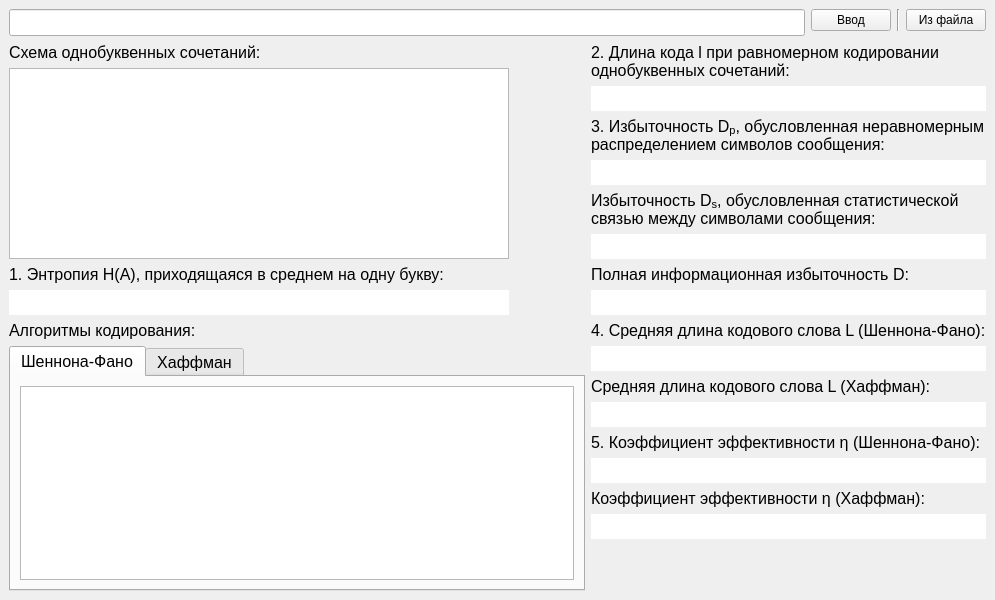
<?xml version="1.0" encoding="UTF-8"?>
<ui version="4.0">
 <class>MainWindow</class>
 <widget class="QMainWindow" name="MainWindow">
  <property name="geometry">
   <rect>
    <x>0</x>
    <y>0</y>
    <width>995</width>
    <height>600</height>
   </rect>
  </property>
  <property name="windowTitle">
   <string>Лабораторная №3. Оптимальное кодирование. Катунин. С.</string>
  </property>
  <widget class="QWidget" name="centralwidget">
   <layout class="QGridLayout" name="gridLayout_4">
    <item row="4" column="1" colspan="6">
     <layout class="QVBoxLayout" name="verticalLayout" stretch="0,0,0,0,0,0,0,0,0,0,0,0,0,0,0,0,0">
      <property name="sizeConstraint">
       <enum>QLayout::SetMaximumSize</enum>
      </property>
      <item>
       <widget class="QLabel" name="label_lengthOfCode">
        <property name="text">
         <string>&lt;html&gt;&lt;head/&gt;&lt;body&gt;&lt;p&gt;&lt;span style=&quot; font-size:12pt;&quot;&gt;2. Длина кода l при равномерном кодировании однобуквенных сочетаний:&lt;/span&gt;&lt;/p&gt;&lt;/body&gt;&lt;/html&gt;</string>
        </property>
        <property name="wordWrap">
         <bool>true</bool>
        </property>
       </widget>
      </item>
      <item>
       <widget class="QLineEdit" name="lineEdit_lengthOfCode">
        <property name="font">
         <font>
          <pointsize>12</pointsize>
         </font>
        </property>
        <property name="toolTip">
         <string>&lt;html&gt;&lt;head/&gt;&lt;body&gt;&lt;p&gt;&lt;img src=&quot;:/5.gif&quot;/&gt;&lt;/p&gt;&lt;/body&gt;&lt;/html&gt;</string>
        </property>
        <property name="frame">
         <bool>false</bool>
        </property>
        <property name="readOnly">
         <bool>true</bool>
        </property>
       </widget>
      </item>
      <item>
       <widget class="QLabel" name="label_Dp">
        <property name="text">
         <string>&lt;html&gt;&lt;head/&gt;&lt;body&gt;&lt;p&gt;&lt;span style=&quot; font-size:12pt;&quot;&gt;3. Избыточность D&lt;/span&gt;&lt;span style=&quot; font-size:12pt; vertical-align:sub;&quot;&gt;p&lt;/span&gt;&lt;span style=&quot; font-size:12pt;&quot;&gt;, обусловленная неравномерным распределением символов сообщения:&lt;/span&gt;&lt;/p&gt;&lt;/body&gt;&lt;/html&gt;</string>
        </property>
        <property name="wordWrap">
         <bool>true</bool>
        </property>
       </widget>
      </item>
      <item>
       <widget class="QLineEdit" name="lineEdit_Dp">
        <property name="font">
         <font>
          <pointsize>12</pointsize>
         </font>
        </property>
        <property name="toolTip">
         <string>&lt;html&gt;&lt;head/&gt;&lt;body&gt;&lt;p&gt;&lt;img src=&quot;:/6.gif&quot;/&gt;&lt;/p&gt;&lt;/body&gt;&lt;/html&gt;</string>
        </property>
        <property name="frame">
         <bool>false</bool>
        </property>
        <property name="readOnly">
         <bool>true</bool>
        </property>
       </widget>
      </item>
      <item>
       <widget class="QLabel" name="label_Ds">
        <property name="text">
         <string>&lt;html&gt;&lt;head/&gt;&lt;body&gt;&lt;p&gt;&lt;span style=&quot; font-size:12pt;&quot;&gt;Избыточность D&lt;/span&gt;&lt;span style=&quot; font-size:12pt; vertical-align:sub;&quot;&gt;s&lt;/span&gt;&lt;span style=&quot; font-size:12pt;&quot;&gt;, обусловленная статистической связью между символами сообщения:&lt;/span&gt;&lt;/p&gt;&lt;/body&gt;&lt;/html&gt;</string>
        </property>
        <property name="wordWrap">
         <bool>true</bool>
        </property>
       </widget>
      </item>
      <item>
       <widget class="QLineEdit" name="lineEdit_Ds">
        <property name="font">
         <font>
          <pointsize>12</pointsize>
         </font>
        </property>
        <property name="toolTip">
         <string>&lt;html&gt;&lt;head/&gt;&lt;body&gt;&lt;p&gt;&lt;img src=&quot;:/7.gif&quot;/&gt;&lt;/p&gt;&lt;/body&gt;&lt;/html&gt;</string>
        </property>
        <property name="frame">
         <bool>false</bool>
        </property>
        <property name="readOnly">
         <bool>true</bool>
        </property>
       </widget>
      </item>
      <item>
       <widget class="QLabel" name="label_D">
        <property name="text">
         <string>&lt;html&gt;&lt;head/&gt;&lt;body&gt;&lt;p&gt;&lt;span style=&quot; font-size:12pt;&quot;&gt;Полная информационная избыточность D:&lt;/span&gt;&lt;/p&gt;&lt;/body&gt;&lt;/html&gt;</string>
        </property>
       </widget>
      </item>
      <item>
       <widget class="QLineEdit" name="lineEdit_D">
        <property name="font">
         <font>
          <pointsize>12</pointsize>
         </font>
        </property>
        <property name="toolTip">
         <string>&lt;html&gt;&lt;head/&gt;&lt;body&gt;&lt;p&gt;&lt;img src=&quot;:/8.gif&quot;/&gt;&lt;/p&gt;&lt;/body&gt;&lt;/html&gt;</string>
        </property>
        <property name="frame">
         <bool>false</bool>
        </property>
        <property name="readOnly">
         <bool>true</bool>
        </property>
       </widget>
      </item>
      <item>
       <widget class="QLabel" name="label_L">
        <property name="text">
         <string>&lt;html&gt;&lt;head/&gt;&lt;body&gt;&lt;p&gt;&lt;span style=&quot; font-size:12pt;&quot;&gt;4. Средняя длина кодового слова L (Шеннона-Фано):&lt;/span&gt;&lt;/p&gt;&lt;/body&gt;&lt;/html&gt;</string>
        </property>
       </widget>
      </item>
      <item>
       <widget class="QLineEdit" name="lineEdit_L">
        <property name="font">
         <font>
          <pointsize>12</pointsize>
         </font>
        </property>
        <property name="frame">
         <bool>false</bool>
        </property>
        <property name="readOnly">
         <bool>true</bool>
        </property>
       </widget>
      </item>
      <item>
       <widget class="QLabel" name="label_L2">
        <property name="text">
         <string>&lt;html&gt;&lt;head/&gt;&lt;body&gt;&lt;p&gt;&lt;span style=&quot; font-size:12pt;&quot;&gt;Средняя длина кодового слова L (Хаффман):&lt;/span&gt;&lt;/p&gt;&lt;/body&gt;&lt;/html&gt;</string>
        </property>
       </widget>
      </item>
      <item>
       <widget class="QLineEdit" name="lineEdit_L2">
        <property name="font">
         <font>
          <pointsize>12</pointsize>
         </font>
        </property>
        <property name="frame">
         <bool>false</bool>
        </property>
        <property name="readOnly">
         <bool>true</bool>
        </property>
       </widget>
      </item>
      <item>
       <widget class="QLabel" name="label_koef">
        <property name="font">
         <font>
          <pointsize>8</pointsize>
         </font>
        </property>
        <property name="text">
         <string>&lt;html&gt;&lt;head/&gt;&lt;body&gt;&lt;p&gt;&lt;span style=&quot; font-size:12pt;&quot;&gt;5. Коэффициент эффективности η (Шеннона-Фано):&lt;/span&gt;&lt;/p&gt;&lt;/body&gt;&lt;/html&gt;</string>
        </property>
       </widget>
      </item>
      <item>
       <widget class="QLineEdit" name="lineEdit_koef">
        <property name="font">
         <font>
          <pointsize>12</pointsize>
         </font>
        </property>
        <property name="frame">
         <bool>false</bool>
        </property>
        <property name="readOnly">
         <bool>true</bool>
        </property>
       </widget>
      </item>
      <item>
       <widget class="QLabel" name="label_koef2">
        <property name="text">
         <string>&lt;html&gt;&lt;head/&gt;&lt;body&gt;&lt;p&gt;&lt;span style=&quot; font-size:12pt;&quot;&gt;Коэффициент эффективности η (Хаффман):&lt;/span&gt;&lt;/p&gt;&lt;/body&gt;&lt;/html&gt;</string>
        </property>
       </widget>
      </item>
      <item>
       <widget class="QLineEdit" name="lineEdit_koef2">
        <property name="font">
         <font>
          <pointsize>12</pointsize>
         </font>
        </property>
        <property name="frame">
         <bool>false</bool>
        </property>
        <property name="readOnly">
         <bool>true</bool>
        </property>
       </widget>
      </item>
      <item>
       <spacer name="verticalSpacer">
        <property name="orientation">
         <enum>Qt::Vertical</enum>
        </property>
        <property name="sizeHint" stdset="0">
         <size>
          <width>20</width>
          <height>40</height>
         </size>
        </property>
       </spacer>
      </item>
     </layout>
    </item>
    <item row="0" column="4">
     <widget class="QPushButton" name="pushButton_finishText">
      <property name="sizePolicy">
       <sizepolicy hsizetype="Fixed" vsizetype="Fixed">
        <horstretch>0</horstretch>
        <verstretch>0</verstretch>
       </sizepolicy>
      </property>
      <property name="text">
       <string>Ввод</string>
      </property>
     </widget>
    </item>
    <item row="0" column="6">
     <widget class="QPushButton" name="pushButton_fromFile">
      <property name="sizePolicy">
       <sizepolicy hsizetype="Fixed" vsizetype="Fixed">
        <horstretch>0</horstretch>
        <verstretch>0</verstretch>
       </sizepolicy>
      </property>
      <property name="text">
       <string>Из файла</string>
      </property>
     </widget>
    </item>
    <item row="4" column="0">
     <layout class="QVBoxLayout" name="verticalLayout_2">
      <property name="sizeConstraint">
       <enum>QLayout::SetDefaultConstraint</enum>
      </property>
      <item>
       <widget class="QLabel" name="label_schema1">
        <property name="minimumSize">
         <size>
          <width>405</width>
          <height>0</height>
         </size>
        </property>
        <property name="maximumSize">
         <size>
          <width>405</width>
          <height>16777215</height>
         </size>
        </property>
        <property name="font">
         <font>
          <pointsize>12</pointsize>
         </font>
        </property>
        <property name="text">
         <string>Схема однобуквенных сочетаний:</string>
        </property>
       </widget>
      </item>
      <item>
       <widget class="QTableWidget" name="tableWidget_single">
        <property name="sizePolicy">
         <sizepolicy hsizetype="Preferred" vsizetype="Expanding">
          <horstretch>0</horstretch>
          <verstretch>0</verstretch>
         </sizepolicy>
        </property>
        <property name="maximumSize">
         <size>
          <width>500</width>
          <height>16777215</height>
         </size>
        </property>
        <property name="font">
         <font>
          <pointsize>12</pointsize>
         </font>
        </property>
        <property name="editTriggers">
         <set>QAbstractItemView::NoEditTriggers</set>
        </property>
        <property name="gridStyle">
         <enum>Qt::SolidLine</enum>
        </property>
        <attribute name="horizontalHeaderVisible">
         <bool>false</bool>
        </attribute>
        <attribute name="horizontalHeaderCascadingSectionResizes">
         <bool>false</bool>
        </attribute>
        <attribute name="horizontalHeaderMinimumSectionSize">
         <number>35</number>
        </attribute>
        <attribute name="horizontalHeaderDefaultSectionSize">
         <number>120</number>
        </attribute>
        <attribute name="horizontalHeaderShowSortIndicator" stdset="0">
         <bool>false</bool>
        </attribute>
        <attribute name="horizontalHeaderStretchLastSection">
         <bool>true</bool>
        </attribute>
        <attribute name="verticalHeaderVisible">
         <bool>false</bool>
        </attribute>
        <attribute name="verticalHeaderMinimumSectionSize">
         <number>19</number>
        </attribute>
        <column>
         <property name="text">
          <string>№</string>
         </property>
         <property name="font">
          <font>
           <pointsize>11</pointsize>
          </font>
         </property>
        </column>
        <column>
         <property name="text">
          <string>A</string>
         </property>
         <property name="font">
          <font>
           <pointsize>11</pointsize>
          </font>
         </property>
        </column>
        <column>
         <property name="text">
          <string>n</string>
         </property>
         <property name="font">
          <font>
           <pointsize>11</pointsize>
          </font>
         </property>
        </column>
        <column>
         <property name="text">
          <string>w</string>
         </property>
         <property name="font">
          <font>
           <pointsize>11</pointsize>
          </font>
         </property>
        </column>
       </widget>
      </item>
      <item>
       <widget class="QLabel" name="label_singleEntropy">
        <property name="text">
         <string>&lt;html&gt;&lt;head/&gt;&lt;body&gt;&lt;p&gt;&lt;span style=&quot; font-size:12pt;&quot;&gt;1. Энтропия H(A), приходящаяся в среднем на одну букву:&lt;/span&gt;&lt;/p&gt;&lt;/body&gt;&lt;/html&gt;</string>
        </property>
       </widget>
      </item>
      <item>
       <widget class="QLineEdit" name="lineEdit_singleEntropy">
        <property name="maximumSize">
         <size>
          <width>500</width>
          <height>16777215</height>
         </size>
        </property>
        <property name="font">
         <font>
          <pointsize>12</pointsize>
         </font>
        </property>
        <property name="toolTip">
         <string>&lt;html&gt;&lt;head/&gt;&lt;body&gt;&lt;p&gt;&lt;img src=&quot;:/1.gif&quot;/&gt;&lt;/p&gt;&lt;/body&gt;&lt;/html&gt;</string>
        </property>
        <property name="frame">
         <bool>false</bool>
        </property>
        <property name="readOnly">
         <bool>true</bool>
        </property>
       </widget>
      </item>
      <item>
       <widget class="QLabel" name="label_coding">
        <property name="font">
         <font>
          <pointsize>12</pointsize>
         </font>
        </property>
        <property name="text">
         <string>&lt;html&gt;&lt;head/&gt;&lt;body&gt;&lt;p&gt;Алгоритмы кодирования:&lt;/p&gt;&lt;/body&gt;&lt;/html&gt;</string>
        </property>
       </widget>
      </item>
      <item>
       <widget class="QTabWidget" name="tabWidget">
        <property name="font">
         <font>
          <pointsize>12</pointsize>
         </font>
        </property>
        <property name="currentIndex">
         <number>0</number>
        </property>
        <widget class="QWidget" name="tab">
         <attribute name="title">
          <string>Шеннона-Фано</string>
         </attribute>
         <layout class="QGridLayout" name="gridLayout">
          <item row="0" column="0">
           <widget class="QTableWidget" name="tableWidget_shenon">
            <property name="editTriggers">
             <set>QAbstractItemView::NoEditTriggers</set>
            </property>
            <property name="alternatingRowColors">
             <bool>false</bool>
            </property>
            <property name="gridStyle">
             <enum>Qt::SolidLine</enum>
            </property>
            <attribute name="horizontalHeaderVisible">
             <bool>false</bool>
            </attribute>
            <attribute name="horizontalHeaderCascadingSectionResizes">
             <bool>false</bool>
            </attribute>
            <attribute name="horizontalHeaderDefaultSectionSize">
             <number>60</number>
            </attribute>
            <attribute name="horizontalHeaderShowSortIndicator" stdset="0">
             <bool>false</bool>
            </attribute>
            <attribute name="horizontalHeaderStretchLastSection">
             <bool>true</bool>
            </attribute>
            <attribute name="verticalHeaderVisible">
             <bool>false</bool>
            </attribute>
            <column>
             <property name="text">
              <string>№</string>
             </property>
             <property name="font">
              <font>
               <pointsize>12</pointsize>
              </font>
             </property>
            </column>
            <column>
             <property name="text">
              <string>A</string>
             </property>
             <property name="font">
              <font>
               <pointsize>12</pointsize>
              </font>
             </property>
            </column>
            <column>
             <property name="text">
              <string>w</string>
             </property>
             <property name="font">
              <font>
               <pointsize>12</pointsize>
              </font>
             </property>
            </column>
           </widget>
          </item>
         </layout>
        </widget>
        <widget class="QWidget" name="tab_2">
         <attribute name="title">
          <string>Хаффман</string>
         </attribute>
         <layout class="QGridLayout" name="gridLayout_3">
          <item row="0" column="0">
           <layout class="QGridLayout" name="gridLayout_2" columnstretch="10,3">
            <item row="0" column="1">
             <widget class="QTableWidget" name="tableWidget_haff">
              <attribute name="horizontalHeaderVisible">
               <bool>false</bool>
              </attribute>
              <attribute name="horizontalHeaderDefaultSectionSize">
               <number>50</number>
              </attribute>
              <attribute name="horizontalHeaderStretchLastSection">
               <bool>true</bool>
              </attribute>
              <attribute name="verticalHeaderVisible">
               <bool>false</bool>
              </attribute>
              <column>
               <property name="text">
                <string>A</string>
               </property>
              </column>
              <column>
               <property name="text">
                <string>код</string>
               </property>
              </column>
             </widget>
            </item>
            <item row="0" column="0">
             <layout class="QHBoxLayout" name="horizontalLayout"/>
            </item>
           </layout>
          </item>
         </layout>
        </widget>
       </widget>
      </item>
     </layout>
    </item>
    <item row="0" column="5">
     <widget class="Line" name="line">
      <property name="orientation">
       <enum>Qt::Vertical</enum>
      </property>
     </widget>
    </item>
    <item row="0" column="0" rowspan="2" colspan="4">
     <widget class="QLineEdit" name="lineEdit_text">
      <property name="font">
       <font>
        <pointsize>12</pointsize>
       </font>
      </property>
     </widget>
    </item>
   </layout>
  </widget>
 </widget>
 <resources/>
 <connections/>
</ui>
